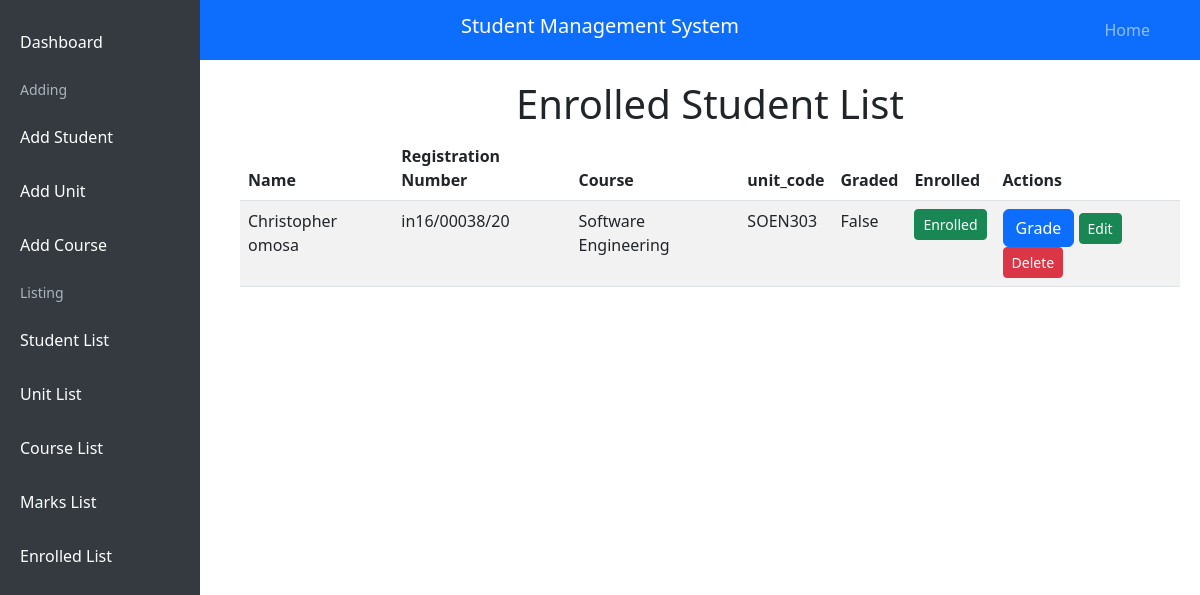
The app's page /enrolled_list/ with its own data.
### crud_app/models.py (models this page shows, shortened)
class Student(models.Model):
    name = models.CharField(max_length=100)
    reg_no = models.CharField(max_length=20, unique=True)
    course_name = models.ForeignKey(Course,on_delete=models.CASCADE)
    unit_code = models.ForeignKey(Unit, on_delete=models.CASCADE,null=True)
    enrolled = models.BooleanField(default=False)
    graded = models.BooleanField(default=False)

class Course(models.Model):
    course_name = models.CharField(max_length=100)
    description = models.CharField(max_length=100)
    def __str__(self):
        return f"{self.course_name}"

class Unit(models.Model):
    course_name = models.ForeignKey(Course, on_delete=models.CASCADE)
    unit_code = models.CharField(max_length=20,unique=True)
    title = models.CharField(max_length=100)
    cat1 = models.DecimalField(max_digits=5, decimal_places=2)
    cat2 = models.DecimalField(max_digits=5, decimal_places=2)
    cat3 = models.DecimalField(max_digits=5, decimal_places=2)
    final_exam = models.DecimalField(max_digits=5, decimal_places=2)
    def __str__(self):
        return f"{self.unit_code}"

### crud_app/views.py (the view)
# urls.py: path('enrolled_list/',views.enrolled_list,name='enrolled_list'),
def enrolled_list(request):
    students = Student.objects.filter(enrolled=True).order_by('-id')
    return render(request,'enrolled_list.html',{'students':students})

### crud_app/templates/enrolled_list.html (shortened to what this page needs)
{% extends 'base.html' %}
{% block content %}
    <h1>Enrolled Student List</h1>
    <div class="table-responsive">
        <table class="table table-striped">
            <thead>
                <tr>
                    <th>Name</th>
                    <th>Registration Number</th>
                    <th>Course</th>
                    <th>unit_code</th>
                    <th>Graded</th>
                    <th>Enrolled</th>
                    <th>Actions</th>
                </tr>
            </thead>
            <tbody>
                {% for student in students %}
                    <tr>
                        <td>{{ student.name }}</td>
                        <td>{{ student.reg_no }}</td>
                        <td>{{ student.course_name }}</td>
                        <td>{{ student.unit_code }}</td>
                        <td>{{ student.graded }}</td>
                        <td>
                            <button
                                class="btn btn-sm {% if student.enrolled %}btn-success{% else %}btn-secondary{% endif %}"
                                data-student-id="{{ student.pk }}"
                            >
                                Enrolled
                            </button>
                        </td>
                        <td>
                            {% if student.graded %}
                              <a  class="btn btn-secondary btn-sm">Graded</a>
                              {% else %}
                              <a href="{% url 'add_marks' pk=student.pk %}" class="btn btn-primary">Grade</a>
                            {% endif %}
                            <a href="{% url 'edit_student' pk=student.pk %}" class="btn btn-success btn-sm">Edit</a>
                            <a href="{% url 'delete_student' pk=student.pk %}" class="btn btn-danger btn-sm">Delete</a>
                        </td>
                    </tr>
                {% endfor %}
            </tbody>
        </table>
    </div>
{% endblock %}

### static/css/styles.css (style rules this page uses)
body { font-family: Arial, Helvetica, sans-serif; margin: 0; padding: 0; }
h1 { font-size: 36px; margin-top: 0; }
h1 { font-size: 2rem; text-align: center; }

### records on screen
Student: name "Christopher omosa", reg_no "in16/00038/20", course_name "Software Engineering", unit_code "SOEN303", graded "False", shows "Grade"
